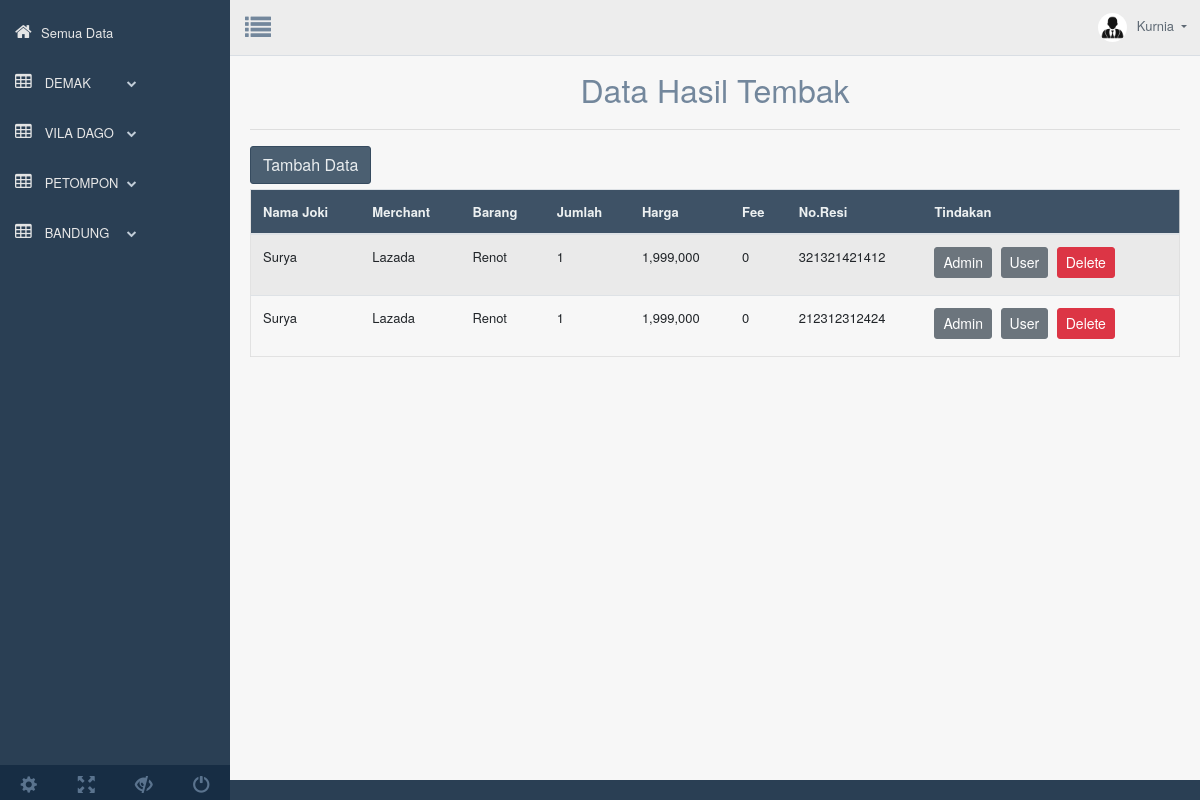
Page /web_page/index_data.php?page=tmp_rvs_petompon (signed in) on the committed database.
### tables this page shows
CREATE TABLE `users` (
  `user_id` bigint(20) NOT NULL,
  `nama_lengkap` text NOT NULL,
  `email` varchar(100) NOT NULL,
  `password` varchar(255) NOT NULL,
  `bank` varchar(255) DEFAULT NULL,
  `no_akun` text DEFAULT NULL,
  `nm_akun` varchar(255) DEFAULT NULL,
  `ovo` text DEFAULT NULL,
  `gopay` text DEFAULT NULL,
  `dana` text DEFAULT NULL,
  `date` timestamp NOT NULL DEFAULT current_timestamp() ON UPDATE current_timestamp()
);

CREATE TABLE `hasiltembak` (
  `id` int(11) NOT NULL,
  `joki` varchar(255) NOT NULL,
  `nmalamat` varchar(255) NOT NULL,
  `merchant` varchar(255) NOT NULL,
  `barang` varchar(255) NOT NULL,
  `jumlah` varchar(255) NOT NULL,
  `harga` varchar(255) NOT NULL,
  `fee` varchar(250) NOT NULL,
  `resi` varchar(255) NOT NULL
);

### web_page/functions.php (called while the page is built, shortened)
<?php
function check_login($con)
{
	if(isset($_SESSION['user_id']))
	{
		$id = $_SESSION['user_id'];
		$query = "select * from users where user_id = '$id' limit 1";
		$result = mysqli_query($con,$query);
		if($result && mysqli_num_rows($result) > 0)
		{
			$user_data = mysqli_fetch_assoc($result);
			return $user_data;
		}
	}
	die;
}

### web_page/revisi_data/3_petompon/tmp_revisi_petompon.php (the view, shortened to what this page needs)
<?php
include('../../konek_all_dt.php');
?>
	<div class="container" style="margin-top:20px">
		<center><font size="6">Data Hasil Tembak</font></center>
		<hr>
		<a href="index_data.php?page=tmbh_dt_petompon"><button class="btn btn-dark right">Tambah Data</button></a>
		<div class="table-responsive">
		<table class="table table-striped jambo_table bulk_action">
			<thead>
				<tr>
					<th>Nama Joki</th>
					<th>Merchant</th>
					<th>Barang</th>
					<th>Jumlah</th>
					<th>Harga</th>
					<th>Fee</th>
					<th>No.Resi</th>
					<th>Tindakan</th>
				</tr>
			</thead>
			<tbody>
				<?php
				$sql = mysqli_query($koneksi, "SELECT * FROM hasiltembak WHERE nmalamat='Petompon'") or die(mysqli_error($koneksi));
				if(mysqli_num_rows($sql) > 0){
					while($data = mysqli_fetch_assoc($sql)){
						echo '
						<tr>
							<td>'.$data['joki'].'</td>
							<td>'.$data['merchant'].'</td>
							<td>'.$data['barang'].'</td>
							<td>'.$data['jumlah'].'</td>
							<td>'.$data['harga'].'</td>
							<td>'.$data['fee'].'</td>
							<td>'.$data['resi'].'</td>
							<td>
								<a href="index_data.php?page=login_admn&id='.$data['id'].'&dt=petompon" class="btn btn-secondary btn-sm">Admin</a>
								<a href="index_data.php?page=rvs_petompon_user&id='.$data['id'].'" class="btn btn-secondary btn-sm">User</a>
								<a href="delete.php?id='.$data['id'].'" class="btn btn-danger btn-sm" onclick="return confirm(\'Yakin ingin menghapus data ini?\')">Delete</a>
							</td>
						</tr>
						';
					}
				}else{
					echo '
					<tr>
						<td colspan="8">Tidak ada data.</td>
					</tr>
					';
				}
				?>
		</table>
	</div>
	</div>

### web_page/index_data.php (shortened to what this page needs)
<?php
include ("konek_all_dt.php");
 ?>
<?php
	include("konek_login.php");
	include("functions.php");
	$user_data = check_login($con);
?>
<!DOCTYPE html>
<html lang="en">
  <head>
    <link href="assets/bootstrap/dist/css/bootstrap.min.css" rel="stylesheet">
    <link href="assets/font-awesome/css/font-awesome.min.css" rel="stylesheet">
    <link href="assets/nprogress/nprogress.css" rel="stylesheet">
    <link href="assets/iCheck/skins/flat/green.css" rel="stylesheet">
    <link href="assets/bootstrap-progressbar/css/bootstrap-progressbar-3.3.4.min.css" rel="stylesheet">
    <link href="assets/css/custom.min.css" rel="stylesheet">
  </head>
  <body class="nav-md">
    <div class="container body">
      <div class="main_container">
        <div class="col-md-3 left_col">
          <div class="left_col scroll-view">
            <div class="navbar nav_title" style="border: 0;">
              <div id="sidebar-menu" class="main_menu_side hidden-print main_menu">
                <div class="menu_section">
                  <ul class="nav side-menu">
                    <li>
                    <a href="index_data.php?page=tmp_utama"><i class="fa fa-home"></i>Semua Data<span class="fa fa-chevron"></span></a>
                    </li>
                    <li><a href="#"><i class="fa fa-table"></i> DEMAK <span class="fa fa-chevron-down"></span></a>
                    </li>
                    <li><a href="#"><i class="fa fa-table"></i> VILA DAGO <span class="fa fa-chevron-down"></span></a>
                    </li>
                    <li><a href="#"><i class="fa fa-table"></i> PETOMPON <span class="fa fa-chevron-down"></span></a>
                    </li>
                    <li><a href="#"><i class="fa fa-table"></i> BANDUNG <span class="fa fa-chevron-down"></span></a>
                    </li>
                  </ul>
                </div>
              </div>
            </div>
            <br />
            <div class="sidebar-footer hidden-small">
              <a data-toggle="tooltip" data-placement="top" title="Settings" href="#">
                <span class="glyphicon glyphicon-cog" aria-hidden="true"></span>
              </a>
              <a data-toggle="tooltip" data-placement="top" title="FullScreen" href="#">
                <span class="glyphicon glyphicon-fullscreen" aria-hidden="true"></span>
              </a>
              <a data-toggle="tooltip" data-placement="top" title="Lock" href="#">
                <span class="glyphicon glyphicon-eye-close" aria-hidden="true"></span>
              </a>
              <a data-toggle="tooltip" data-placement="top" title="Logout" href="#">
                <span class="glyphicon glyphicon-off" aria-hidden="true"></span>
              </a>
            </div>
          </div>
        </div>
        <div class="top_nav">
          <div class="nav_menu">
              <div class="nav toggle">
                <a id="menu_toggle"><i class="fa fa-list"></i></a>
              </div>
              <nav class="nav navbar-nav">
              <ul class=" navbar-right">
                <li class="nav-item dropdown open" >
                  <a href="#" class="user-profile dropdown-toggle" aria-haspopup="true" id="navbarDropdown" data-toggle="dropdown" aria-expanded="false">
                    <img src='assets/images/ft_profile.jpg'><?php echo $user_data['nama_lengkap'];?>
                  </a>
                </li>
              </ul>
            </nav>
          </div>
        </div>
        <div class="right_col" role="main">
      <?php
      $queries = array();
      parse_str($_SERVER['QUERY_STRING'], $queries);
      switch ($queries['page']) {
        case 'tmp_rvs_petompon':
          include 'revisi_data/3_petompon/tmp_revisi_petompon.php';
          break;
        }
        ?>
        </div>
      </div>
    </div>
  </body>
</html>

### rows in the picture
users: nama_lengkap "Kurnia"
hasiltembak: joki "Surya", merchant "Lazada", barang "Renot", jumlah "1", harga "1,999,000", fee "0", resi "321321421412"
hasiltembak: joki "Surya", merchant "Lazada", barang "Renot", jumlah "1", harga "1,999,000", fee "0", resi "212312312424"
